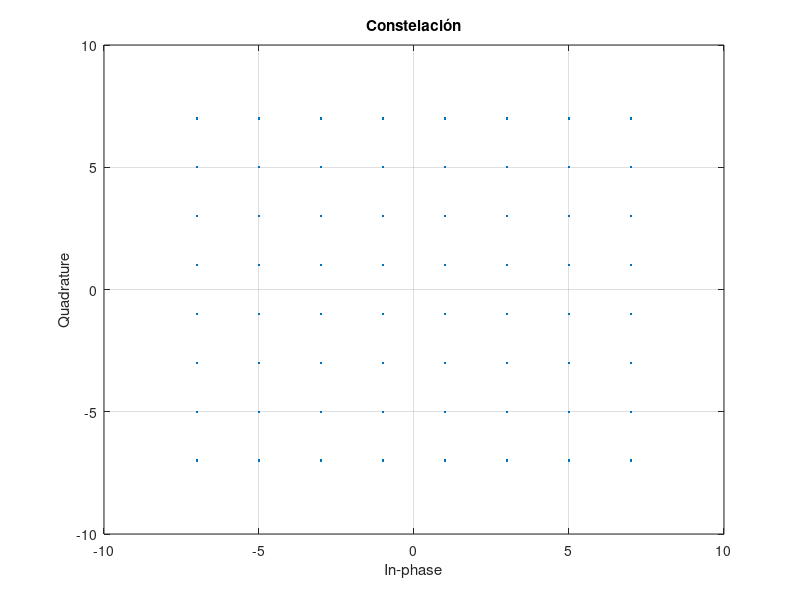
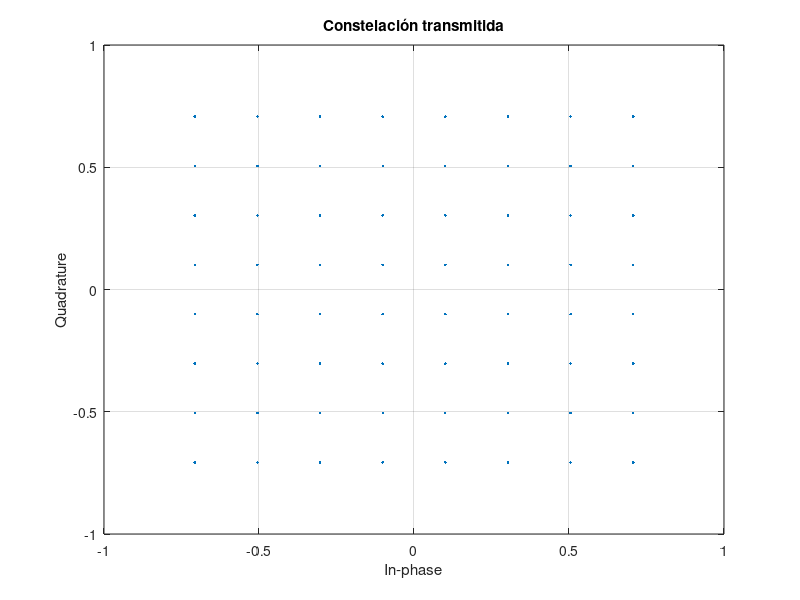
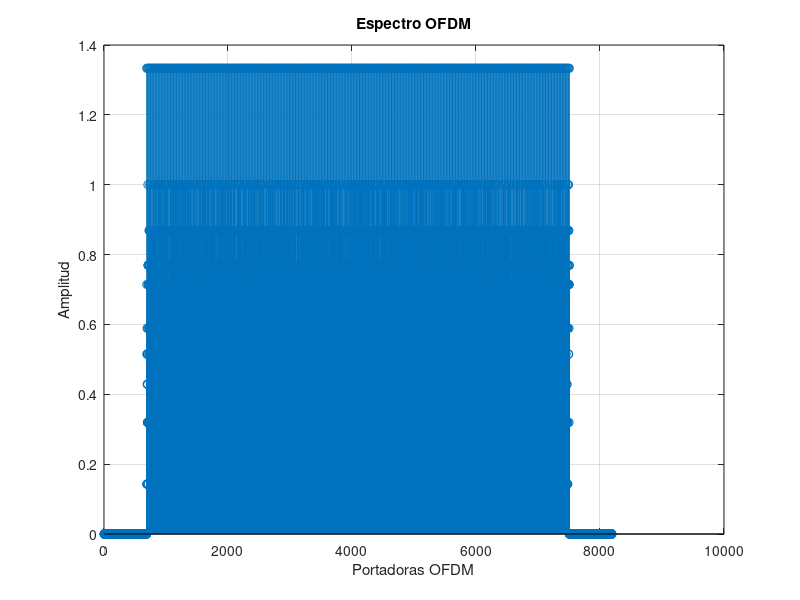
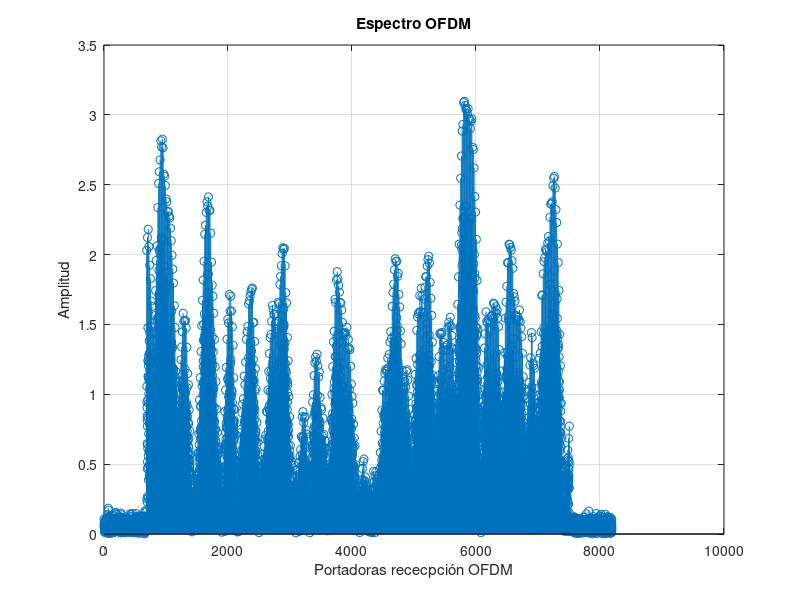

Reproduce these figures in MATLAB, in order.
clear;
close all;
%% comentario
%% Configuración del sistema OFDM
NUM_SYMB = 10;       % Número de símbols a transmitir
SEED=100;            % Semilla para el generador de números aleatorios
CONSTEL = '64QAM';    % Constelación utilizada QPSK, 16AQM o 64QAM
MODO = '8K';        % 2K, 8K (la K en mayúscula)
SNR=20;             %SNR en dB
CP = 1/32;          % Cyclic prefix

tic

% Inicializamos el generador de números aleatorios con la semilla

rng(SEED);

% El número de portadoras y el tiempo útil dependen del modo
% El número total de portadoras transmitida será el mínimo número potencia de 2 mayor que n_portadoras
switch MODO
    case '2K'
        N_portadoras = 1705;
        T_U = 224e-6;        % Tiempo útil
        NFFT=2048;
    case '8K'
        N_portadoras = 6817;
        T_U = 896e-6;
        NFFT=8192;
end

N_pilotos = ceil(N_portadoras/12);  % Pilotos insertados cada 12 posiciones
NDATA=N_portadoras- N_pilotos;   
NCP = NFFT*CP;          % Número de muestras del prefijo cíclico

PLOC=1:12:N_portadoras; % Vector auxiliar con las posiciones de los pilotos

% Dibujamos la constelación siguiendo el esquema de codifiación gray del
% estándar DVB-T
switch CONSTEL
    case 'QPSK'
        C=[1+1i 1-1i -1+1i -1-1i];  % Constelación
        M=2;      % Nº de bits
        norma = sqrt(2);
    case '16QAM'
        C = [3+3i 3+1i 1+3i 1+1i 3-3i 3-1i 1-3i 1-1i -3+3i -3+1i -1+3i -1+1i -3-3i -3-1i -1-3i -1-1i];
        M=4;
        norma = sqrt(18);
    case '64QAM'
        C = [7+7i 7+5i 5+7i 5+5i 7+1i 7+3i 5+1i 5+3i 1+7i 1+5i 3+7i 3+5i 1+1i 1+3i 3+1i 3+3i 7-7i 7-5i 5-7i 5-5i 7-1i 7-3i 5-1i 5-3i 1-7i 1-5i 3-7i 3-5i 1-1i 1-3i 3-1i 3-3i -7+7i -7+5i -5+7i -5+5i -7+1i -7+3i -5+1i -5+3i -1+7i -1+5i -3+7i -3+5i -1+1i -1+3i -3+1i -3+3i -7-7i -7-5i -5-7i -5-5i -7-1i -7-3i -5-1i -5-3i -1-7i -1-5i -3-7i -3-5i -1-1i -1-3i -3-1i -3-3i];
        M=6;
        norma = sqrt(98);
end

% Dibujo de la constelación
scatterplot(C);
grid
title('Constelación')

%% Transmisor
% Generación de los bits a transmitir
numbits = NUM_SYMB*NDATA*M;
bits_tx = rand(numbits, 1)>0.5; % numbits x 1

% Bits to symbols
aux  = reshape(bits_tx, M, []).'; % numbits/M x M
symb = zeros(size(aux, 1),1);     % numbits/M x 1
for k=1:M
    symb = symb + (2^(k-1))*aux(:,k); % primera columna = lsb 
end

% Mapper
const_points = C(symb+1); % numbits/M x 1
const_points = const_points./(norma);

% Constelación transmitida (normalizada)
scatterplot(const_points);
grid
title('Constelación transmitida') 

% Símbolos OFDM en frecuencia (rejilla tiempo frecuencia)
ofdm_freq = zeros(NFFT, NUM_SYMB); % NFFT x NUM_SYMB
ofdm_util = ofdm_freq(ceil((NFFT-N_portadoras)/2)+(1:N_portadoras),:);

% Se generan los pilotos, asignando un signo mediando el registro PRBS
registro = ones(1,11);
pilotos = zeros(N_portadoras,1);
for n = 1:N_portadoras
    pilotos(n,:) = 4/3*2*(0.5-registro(end));
    registro = [xor(registro(end),registro(end-2)),registro(1:(end-1))];
end

ofdm_util(PLOC,:) = pilotos(PLOC,1)*ones(1,NUM_SYMB); % Colocamos los pilotos
ofdm_util(ofdm_util==0) = const_points; % Rellenamos el resto con la constelación transmitida
ofdm_freq(ceil((NFFT-N_portadoras)/2)+(1:N_portadoras),:) = ofdm_util; % Completamos las 204

figure
stem(abs(ofdm_freq(:,1))); % Pintamos un único símbolo
grid
xlabel('Portadoras OFDM');
ylabel('Amplitud');
title('Espectro OFDM')
% Estamos representando el módulo (abs()), todos los pilotos se muestran positivos aunque tengan distintos signos 


% ifftshift permite pasar de una representación del espectro con el f=0 en el
% centro a una representación con f=0 a la izquierda.
% Importante el 1 para hacer la transformación en la dimensión correcta
ofdm_freq=ifftshift(ofdm_freq, 1); % NFFT x NUM_SYMB


% Modulacion OFDM
% Importante el 1 para hacer la transformación en la dimensión correcta
ofdm_time = ifft(ofdm_freq, NFFT, 1); % NFFT x NUM_SYMB

% Prefijo cíclico de forma matricial
ofdm_time = [ofdm_time(end-(NCP-1):end, :); ofdm_time];

% Salida secuencial (el : lee por columnas)
tx = ofdm_time(:); % (NFFT+NCP)·NUM_SYMB x 1
 
% figure
% plot(real(tx), 'b-');
% hold on
% plot(imag(tx), 'r-');
% xlabel('Muestras temporales');
% ylabel('Amplitud');
% legend('real', 'imag');
% grid
% title('Señal OFDM en el tiempo')

%Espectro de la señal transmitida
% figure
% pwelch(tx);

%% Canal AWGN


% Canal real

parametros = [0.057662 1.003019 4.855121
0.176809 5.422091 3.419109
0.407163 0.518650 5.864470
0.303585 2.751772 2.215894
0.258782 0.602895 3.758058
0.061831 1.016585 5.430202
0.150340 0.143556 3.952093
0.051534 0.153832 1.093586
0.185074 3.324866 5.775198
0.400967 1.935570 0.154459
0.295723 0.429948 5.928383
0.350825 3.228872 3.053023
0.262909 0.848831 0.628578
0.225894 0.073883 2.128544
0.170996 0.203952 1.099463
0.149723 0.194207 3.462951
0.240140 0.924450 3.664773
0.116587 1.381320 2.833799
0.221155 0.640512 3.334290
0.259730 1.368671 0.393889];

rho_i = parametros(:,1);
tau_i = parametros(:,2)*10^-6;
theta_i = parametros(:,3);


delta_f = 1/T_U; % Separación entre portadoras depende del tiempo útil
k = (-NFFT/2:NFFT/2-1); % Tantos elementos como portadoras, centradas en cero

% Implementación matricial del sumatorio de taps del canal
H_real = ((rho_i.*exp(-1i*theta_i)).'*(exp(-1i*2*pi*k*delta_f.*tau_i))).';

% El canal real se representa más adelante justo con la estimación


% Pasamos a tiempo para realizar la convolución con la señal transmitida
h_real_tiempo = ifft(ifftshift(H_real),NFFT,1);

rx_antena = conv(h_real_tiempo,tx);
rx_antena = rx_antena(1:end-(NFFT-1),1);

% rx_antena = tx; % Esta línea anula efecto del canal, esta prueba se
                  % realizó para comprobar que las constelaciones estaban 
                  % bien escritas

% figure
% plot(real(rx_antena), 'b-');
% hold on
% plot(imag(rx_antena), 'r-');
% xlabel('Muestras temporales');
% ylabel('Amplitud');
% legend('real', 'imag');
% grid
% title('Señal OFDM recibida en el tiempo')


% Ruido
Ps = mean(tx.*conj(tx)); % Potencia de señal
nsr = 10^(-SNR/10);      % Pn/Ps

noise = (randn(size(tx))+1i*randn(size(tx))) / sqrt(2); % Ruido complejo de potencia 1
noise = sqrt(Ps*nsr).*noise; % Ruido complejo de potencia Ps*snr

rx = rx_antena+noise;
%rx = rx_antena; % Esta línea anula el efecto del ruido



%% Receptor 
% Operaciones inversas al transmisor 

% Convertimos la recepción en serie a una matriz con tantas columnas como
% símbolos hayamos transmitido
ofdm_time_r_NCP = reshape(rx,NFFT+NCP,NUM_SYMB);

% Nos desprendemos del prefijo cíclico
ofdm_time_r=ofdm_time_r_NCP(NCP+1:end,:); 


% Pasamos a frecuencia y nos quedamos con N_portadoras
ofdm_freq_r=fft(ofdm_time_r,NFFT,1);

ofdm_freq_r= fftshift(ofdm_freq_r,1);

ofdm_util_r =ofdm_freq_r(ceil((NFFT-N_portadoras)/2)+(1:N_portadoras),:);


figure
stem(abs(ofdm_freq_r(:,1))); % Pintamos un único símbolo
grid
xlabel('Portadoras rececpción OFDM');
ylabel('Amplitud');
title('Espectro OFDM')

% Estimación del canal

% Extraemos los pilotos, dividimos entre su valor original para estimar el
% efecto del canal en frecuencia
H_est = zeros(N_portadoras,1);
H_est(PLOC,1) = ofdm_util_r(PLOC,1)./pilotos(PLOC,1);

% Empleamos la función interp1 para interpolar los valores de los pilotos
% Está realizando una interpolación lineal, pero añadiendo un parámetro es
% inmediato realizar otro tipo de interpolación
xq = 1:N_portadoras;
H_est = interp1(PLOC,H_est(PLOC,1),xq).';

% Implementación anterior de interpolación lineal de H_est
% se ha desechado por ser menos eficiente
% x = 1:12;
% for n = 1:N_pilotos-1 % ceil(PLOC/12)
%     b = H_est((n-1)*12+1);
%     a = (H_est(12*n+1) - H_est((n-1)*12+1))/12;
%     y = a*x + b;
%     H_est((n-1)*12+2:12*n+1) = y;
% end


% Comparamos el módulo del canal real y el estimado en frecuencia
figure, hold on, grid on, plot((-NFFT/2:NFFT/2-1)*delta_f,20*log10(abs(H_real)))
plot((-floor(N_portadoras/2):ceil(N_portadoras/2)-1)*delta_f,20*log10(abs(H_est)))
legend('H real','H est')



% Salidas del bloque con ecualizador

% División en frecuencia Tx = Rx / H_est
S_tx = ofdm_util_r./H_est;


% Quitamos los pilotos
S_tx(PLOC,:) = []; 

% Símbolos estimados (representamos 1)
figure
hold on
plot((-floor((N_portadoras-N_pilotos)/2):ceil((N_portadoras-N_pilotos)/2)-1)*delta_f,20*log10(abs(S_tx(:,1))))
legend('S_tx')

% El último paso es 'traducir' los símbolos recibidos en bits según la constelación elegida 

% Concatenar los bits recibidos
rx_constel = reshape(S_tx,(N_portadoras-N_pilotos)*NUM_SYMB,1).';

scatterplot(rx_constel);

% Demap
% Traducción a bits en función de la constelación transmitida
switch CONSTEL
    case 'QPSK'
        bits_rx = zeros(1,length(rx_constel)*2);
        bits_rx(2:2:end) = real(rx_constel)<0;
        bits_rx(1:2:end) = imag(rx_constel)<0;
    case '16QAM'
        bits_rx = zeros(1,length(rx_constel)*4);
        bits_rx(4:4:end) = real(rx_constel)<0;
        bits_rx(3:4:end) = imag(rx_constel)<0;
        bits_rx(2:4:end) = abs(real(rx_constel))<(2/norma);
        bits_rx(1:4:end) = abs(imag(rx_constel))<(2/norma);
    case '64QAM'
        bits_rx = zeros(1,length(rx_constel)*6);
        bits_rx(6:6:end) = real(rx_constel)<0;
        bits_rx(5:6:end) = imag(rx_constel)<0;
        bits_rx(4:6:end) = abs(real(rx_constel))<(4/norma);
        bits_rx(3:6:end) = abs(imag(rx_constel))<(4/norma);
        bits_rx(2:6:end) = abs(real(rx_constel))<(6/norma) & abs(real(rx_constel))>(2/norma);
        bits_rx(1:6:end) = abs(imag(rx_constel))<(6/norma) & abs(imag(rx_constel))>(2/norma);
end

% Cálculo de la BER viendo las diferencias entre los bits transmitidos y
% los recibidos
BER = mean(xor(bits_rx, bits_tx.'));
fprintf(1,'CONSTEL = %s, SNR = %ddB, MODO = %s, CP = 1/%d\n',CONSTEL,SNR,MODO,1/CP);
fprintf(1, 'BER = %f\n', BER);


toc
